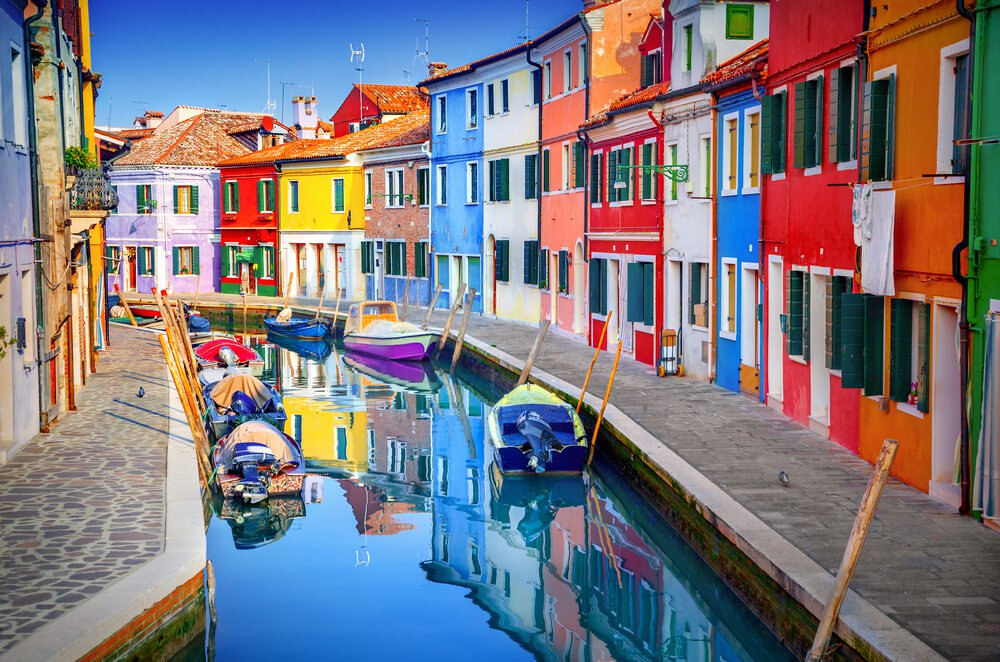
#> input picture color detection/colorpic.jpg, 1000 x 662 px
$ python color_detection.py --image colorpic.jpg
#> lines starting #> are read from the running program, lines starting #| are printed output that depends on the picture
import cv2
import numpy as np
import pandas as pd
import argparse
from matplotlib import pyplot as plt

#Creating argument parser to take image path from command line
ap = argparse.ArgumentParser()
ap.add_argument('-i', '--image', required=True, help="Image Path")
args = vars(ap.parse_args())
img_path = args['image']

#Reading the image with opencv
img = cv2.imread(img_path)
#> img is the input picture: shape (662, 1000, 3); mean B, G, R 127.2, 120.1, 124.8
#declaring global variables (are used later on)
clicked = False
r = g = b = xpos = ypos = 0

#Reading csv file with pandas and giving names to each column
index=["color","color_name","hex","R","G","B"]
csv = pd.read_csv('colors.csv', names=index, header=None)
#> (reads color detection/colors.csv from the repository)

#function to calculate minimum distance from all colors and get the most matching color
def getColorName(R,G,B):
    minimum = 10000
    for i in range(len(csv)):
        d = abs(R- int(csv.loc[i,"R"])) + abs(G- int(csv.loc[i,"G"]))+ abs(B- int(csv.loc[i,"B"]))
        if(d<=minimum):
            minimum = d
            cname = csv.loc[i,"color_name"]
    return cname

#function to get x,y coordinates of mouse double click
def draw_function(event, x,y,flags,param):
    if event == cv2.EVENT_LBUTTONDBLCLK:
        global b,g,r,xpos,ypos, clicked
        clicked = True
        xpos = x
        ypos = y
        b,g,r = img[y,x]
        b = int(b)
        g = int(g)
        r = int(r)


cv2.namedWindow('image')
cv2.setMouseCallback('image',draw_function)

while(1):

    cv2.imshow("image",img)
    if (clicked):

        #cv2.rectangle(image, startpoint, endpoint, color, thickness)-1 fills entire rectangle
        cv2.rectangle(img,(20,20), (750,60), (b,g,r), -1)

        #Creating text string to display( Color name and RGB values )
        text = getColorName(r,g,b) + ' R='+ str(r) +  ' G='+ str(g) +  ' B='+ str(b)

        #cv2.putText(img,text,start,font(0-7),fontScale,color,thickness,lineType )
        cv2.putText(img, text,(50,50),2,0.8,(255,255,255),2,cv2.LINE_AA)

        #For very light colours we will display text in black colour
        if(r+g+b>=600):
            cv2.putText(img, text,(50,50),2,0.8,(0,0,0),2,cv2.LINE_AA)

        clicked=False

    #Break the loop when user hits 'esc' key
    if cv2.waitKey(20) & 0xFF ==27:
#> (key Esc is pressed here)
        break

histr2=cv2.calcHist([img],[0],None,[256],[0,256])
#> histr2 = 256 values, max 8670 at index 0, min 886 at index 254, mean 2585.9
histr3=cv2.calcHist([img],[1],None,[256],[0,256])
#> histr3 = 256 values, max 4646 at index 127, min 245 at index 254, mean 2585.9
histr4=cv2.calcHist([img],[2],None,[256],[0,256])
#> histr4 = 256 values, max 10672 at index 255, min 1234 at index 241, mean 2585.9
plt.plot(histr2)
plt.plot(histr3)
plt.plot(histr4)
plt.show()
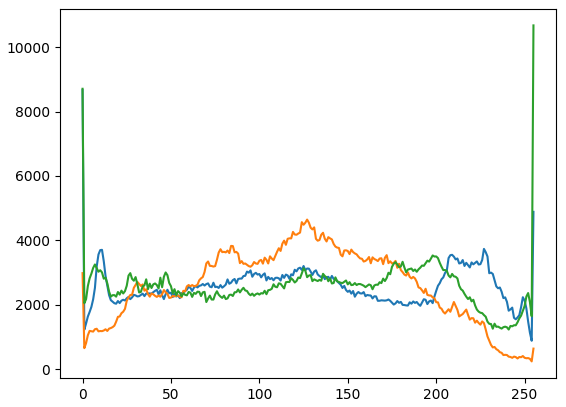
#> figure drawn by matplotlib, 1 panel; curve peaks at x = 0, y = 8670; curve peaks at x = 127, y = 4646; curve peaks at x = 255, y = 10672
#> (the run stopped early here; a loop or call above may not have finished)
